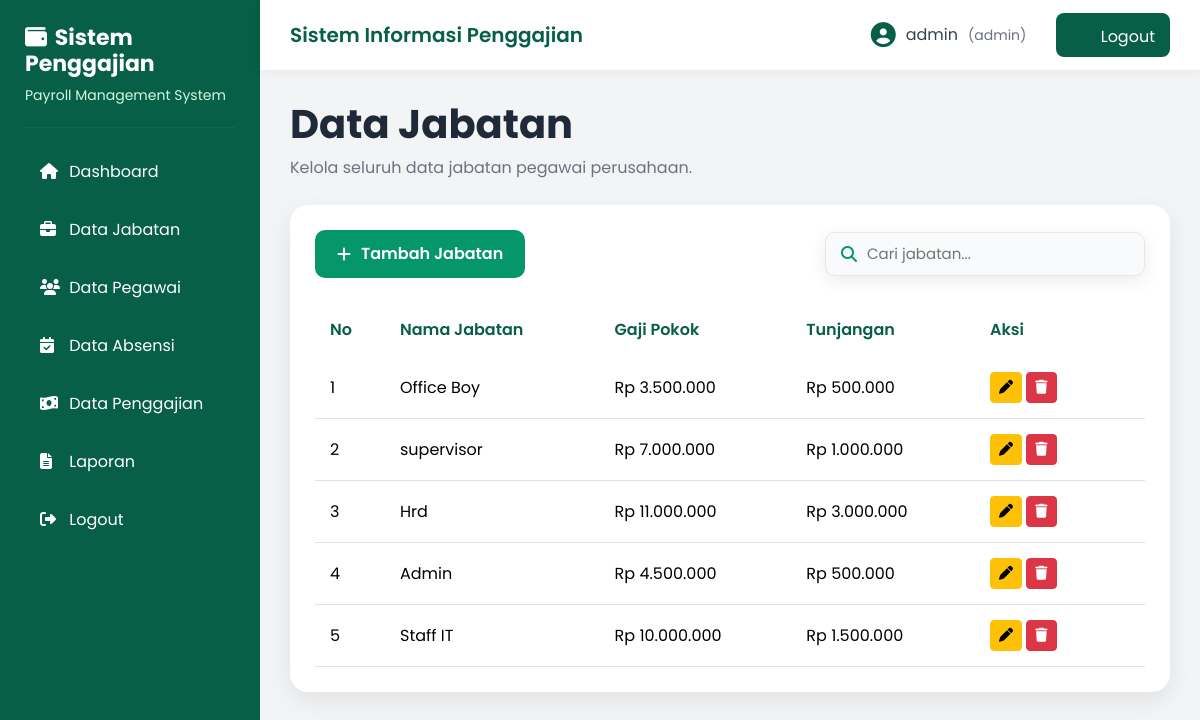
Page /admin/jabatan/index.php (signed in) on the committed database.
### tables this page shows
CREATE TABLE `jabatan` (
  `id_jabatan` int(11) NOT NULL,
  `nama_jabatan` varchar(100) NOT NULL,
  `gaji_pokok` decimal(12,2) NOT NULL,
  `tunjangan` decimal(12,2) NOT NULL
);

### admin/jabatan/index.php (the view, shortened to what this page needs)
<?php
include '../../config/koneksi.php';
$query = mysqli_query($koneksi, "SELECT * FROM jabatan ORDER BY id_jabatan DESC");
include '../../template/header.php';
include '../../template/sidebar.php';
include '../../template/navbar.php';
?>
<div class="content">
    <div class="page-title">
        <h2>Data Jabatan</h2>
        <p>Kelola seluruh data jabatan pegawai perusahaan.</p>
    </div>
    <div class="card-custom">
        <div class="toolbar">
            <a href="#"
   class="btn-tambah"
   data-bs-toggle="modal"
   data-bs-target="#modalJabatan">
    <i class="fas fa-plus"></i>
    Tambah Jabatan
</a>
            <div class="search-box">
                <i class="fas fa-search"></i>
                <input
                    type="text"
                    id="searchJabatan"
                    placeholder="Cari jabatan...">
            </div>
        </div>
        <table class="table table-hover">
            <thead>
                <tr>
                    <th width="70">No</th>
                    <th>Nama Jabatan</th>
                    <th>Gaji Pokok</th>
                    <th>Tunjangan</th>
                    <th width="170">Aksi</th>
                </tr>
            </thead>
            <tbody id="tableJabatan">
            <?php
            $no = 1;
            while($row = mysqli_fetch_assoc($query)){
            ?>
                <tr>
                    <td><?= $no++; ?></td>
                    <td><?= $row['nama_jabatan']; ?></td>
                    <td>Rp <?= number_format($row['gaji_pokok'],0,",","."); ?></td>
                    <td>Rp <?= number_format($row['tunjangan'],0,",","."); ?></td>
                    <td>
                        <a
                            href="edit.php?id=<?= $row['id_jabatan']; ?>"
                            class="btn btn-warning btn-sm">
                            <i class="fas fa-pen"></i>
                        </a>
                       <a
                            href="javascript:void(0)"
                            onclick="hapusData(<?= $row['id_jabatan']; ?>)"
                            class="btn btn-danger btn-sm">
                            <i class="fas fa-trash"></i>
                        </a>
                    </td>
                </tr>
            <?php } ?>
            </tbody>
        </table>
    </div>
</div>
<?php
include '../../template/footer.php';
?>

### assets/css/style.css (style rules this page uses)
* { margin:0; padding:0; box-sizing:border-box; font-family:'Poppins',sans-serif; }
body { background:#F3F4F6; }
.content { margin-left:260px; padding:30px; }
.btn-tambah { background:#10B981; color:white; padding:12px 18px; border-radius:10px; text-decoration:none; font-weight:600; transition:.3s; }
.toolbar { display:flex; justify-content:space-between; align-items:center; margin-bottom:20px; gap:20px; }
.btn-tambah { background:#059669; color:white; text-decoration:none; padding:12px 22px; border-radius:10px; font-weight:600; display:flex; align-items:center; gap:10px; transition:.3s; }
.search-box { width:320px; background:white; display:flex; align-items:center; gap:12px; padding:12px 18px; border-radius:10px; box-shadow:0 5px 18px rgba(0,0,0,.08); }
.search-box i { color:#059669; }
.search-box input { border:none; outline:none; width:100%; font-size:15px; }
.page-title { margin-bottom:25px; }
.page-title h2 { font-size:40px; font-weight:700; color:#1F2937; margin-bottom:8px; }
.page-title p { color:#6B7280; font-size:16px; }
.card-custom { background:#fff; border-radius:18px; padding:25px; box-shadow:0 8px 25px rgba(0,0,0,.08); }
.toolbar { display:flex; justify-content:space-between; align-items:center; margin-bottom:25px; }
.btn-tambah { background:#059669; color:#fff; text-decoration:none; padding:12px 22px; border-radius:10px; display:flex; align-items:center; gap:10px; font-weight:600; }
.search-box { width:320px; background:#F9FAFB; border:1px solid #E5E7EB; border-radius:10px; padding:10px 15px; display:flex; align-items:center; gap:10px; }
.search-box input { width:100%; border:none; background:transparent; outline:none; }
.table { margin-bottom:0; }
.table thead { background:#ECFDF5; }
.table thead th { color:#065F46; border:none; padding:15px; font-weight:600; }
.table tbody td { padding:15px; vertical-align:middle; }

### rows in the picture
jabatan: nama_jabatan "Office Boy", gaji_pokok "3.500.000", tunjangan "500.000"
jabatan: nama_jabatan "supervisor", gaji_pokok "7.000.000", tunjangan "1.000.000"
jabatan: nama_jabatan "Hrd", gaji_pokok "11.000.000", tunjangan "3.000.000"
jabatan: nama_jabatan "Admin", gaji_pokok "4.500.000", tunjangan "500.000"
jabatan: nama_jabatan "Staff IT", gaji_pokok "10.000.000", tunjangan "1.500.000"

### other values in the picture
$_SESSION['username'] "admin"
$_SESSION['role'] "admin"
